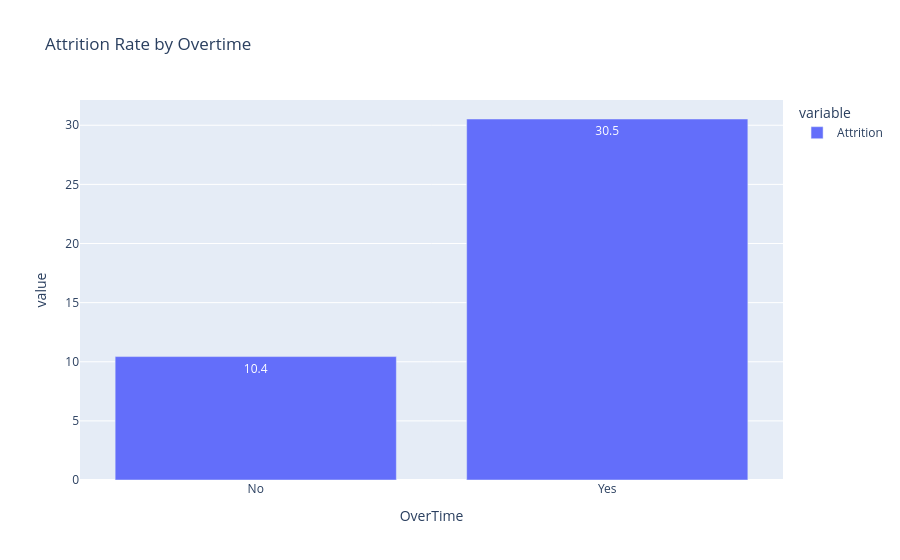

Write notebook code for a chart like this one.
### Code cell
fig = px.bar(
    overtime_attrition,
    text_auto=".1f",
    title="Attrition Rate by Overtime"
)

fig.show()

### Figure 1 — Plotly figure (JSON) as saved in the notebook; plotly's stock layout.template omitted (floating-point values rounded to 4 significant figures)
{"data": [{"alignmentgroup": "True", "hovertemplate": "variable=Attrition<br>OverTime=%{x}<br>value=%{y}<extra></extra>", "legendgroup": "Attrition", "marker": {"color": "#636efa", "pattern": {"shape": ""}}, "name": "Attrition", "offsetgroup": "Attrition", "orientation": "v", "showlegend": true, "textposition": "auto", "texttemplate": "%{y:.1f}", "type": "bar", "x": ["No", "Yes"], "xaxis": "x", "y": [10.44, 30.53], "yaxis": "y"}], "layout": {"barmode": "relative", "legend": {"title": {"text": "variable"}, "tracegroupgap": 0}, "title": {"text": "Attrition Rate by Overtime"}, "xaxis": {"anchor": "y", "domain": [0, 1], "title": {"text": "OverTime"}}, "yaxis": {"anchor": "x", "domain": [0, 1], "title": {"text": "value"}}}}
